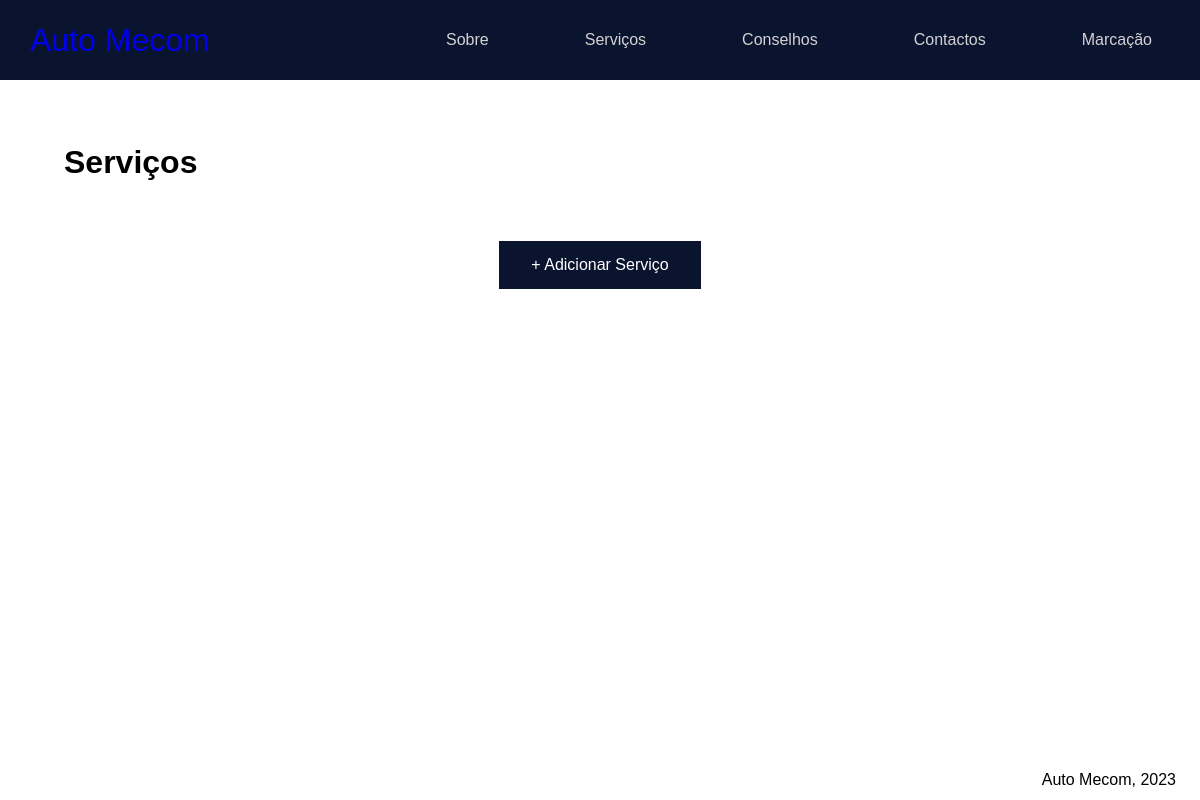
The page /servico.html on the database as committed earlier.
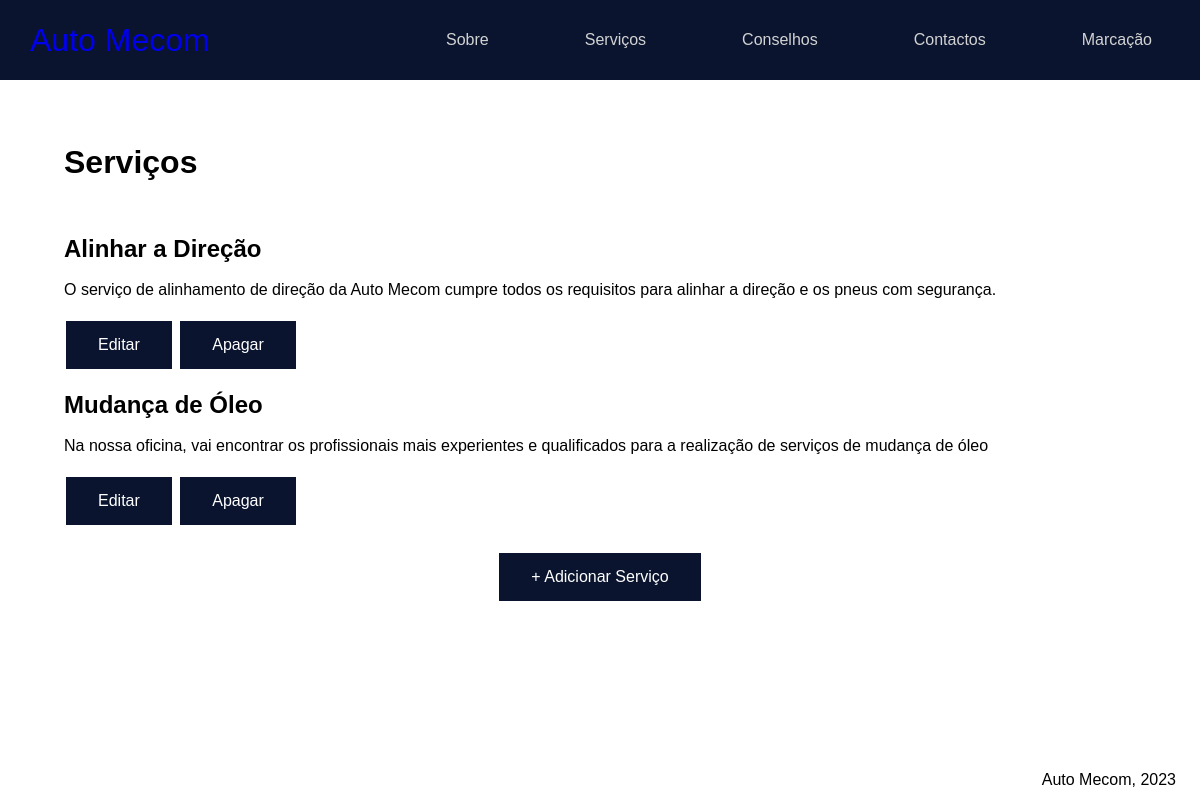
The same page on the database as committed later.
### automecom/models.py (models this page shows, shortened)
class Servico(models.Model):
    nome = models.CharField(max_length=50)
    descricao = models.CharField(max_length=250, default="", blank=True)

### automecom/views.py (the view)
# urls.py: path('servico.html', views.servico_view, name="Servico"),
def servico_view(request):
    servicos = Servico.objects.all()
    return render(request, 'automecom/servico.html', {'servicos': servicos})

### automecom/templates/automecom/servico.html (shortened to what this page needs)
<!DOCTYPE html>
<html lang="en">
<head>
</head>
{% extends 'automecom/layout.html' %}
{% block main %}
{% load static %}
<body>
<h1 class="base">Serviços</h1>
<br>
<br>
<section>
{% for Servico in servicos %}
    <div class="Serv">
        <div>
            <br>
        <h2>{{Servico.nome}}</h2>
            <br>
        <p>{{Servico.descricao}}</p>
        </div>
    </div>
    <br>
    <a href="{% url 'automecom:editar' Servico.id %}" class="botao">Editar</a>
    <a href="{% url 'automecom:apagar' Servico.id %}" class="botao">Apagar</a>
    <br>
{% endfor %}
</section>
<div class="outro">
        <a href="{% url 'automecom:Create' %}" class="botao">+ Adicionar Serviço</a>
    </div>
</body>
</html>
{% endblock %}

### automecom/templates/automecom/layout.html (shortened to what this page needs)
<!DOCTYPE html>
{% load static %}
<html lang="pt">
<head>
    {% load static %}
    <link rel="stylesheet" href="{% static 'automecom/css/estilos.css' %}">
</head>
<body>
  <header>
      <div><a class="logo" href="home.html">Auto Mecom</a></div>
    <nav>
        <a href="sobre.html">Sobre</a>
        <a href="servico.html">Serviços</a>
        <a href="conselhos.html">Conselhos</a>
        <a href="contactos.html">Contactos</a>
        <a href="marcacao.html">Marcação</a>
    </nav>
  </header>
  <main>
      {% block main %}
      {% endblock main %}
  <footer>Auto Mecom, 2023</footer>

### automecom/static/automecom/css/estilos.css (style rules this page uses)
* { padding: 0; margin: 0; box-sizing:border-box; font-family: sans-serif; }
header .logo { text-decoration: none; font-size: 2em; padding: 30px; }
header { height: 10vh; background: rgb(10, 20, 47); color: white; top: 0; display:flex; justify-content: space-between; align-items: center; }
header nav { display:flex; justify-content: flex-end; }
nav a { padding: 0 3em; text-decoration: none; font-size: 1rem; color: lightgray; }
main { height: 85vh; background-color:white; padding: 4em 4em; }
.botao { background-color: #0A142FFF; border: none; color: white; padding: 15px 32px; text-align: center; text-decoration: none; display: inline-block; font-size: 16px; margin: 4px 2px; cursor: pointer; border: 1px #0A142FFF; }
.outro { text-align: center; padding: 20px; }
footer { height:5vh; display:flex; justify-content: flex-end; padding: 0 2vw; align-items: center; }

Rows that differ between the two databases and show on the page:
added Servico: nome "Alinhar a Direção", descricao "O serviço de alinhamento de direção da Auto Mecom cumpre todos os requisitos para alinhar a direção e os pneus com segurança."
added Servico: nome "Mudança de Óleo", descricao "Na nossa oficina, vai encontrar os profissionais mais experientes e qualificados para a realização de serviços de mudança de óleo"
